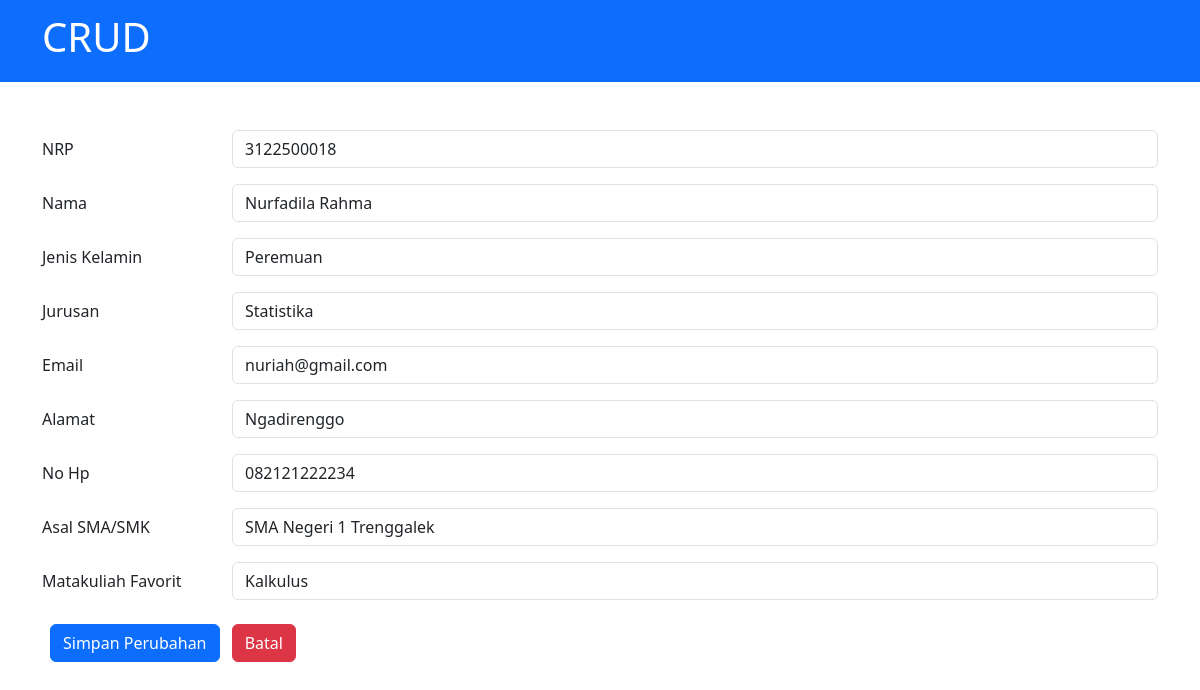
The page /formupdate.php?update=13 on the database its author committed.
### tables this page shows
CREATE TABLE `student` (
  `id` int(11) NOT NULL,
  `nrp` char(10) NOT NULL,
  `nama` varchar(50) NOT NULL,
  `jeniskelamin` varchar(20) NOT NULL,
  `jurusan` varchar(20) NOT NULL,
  `email` varchar(70) NOT NULL,
  `alamat` varchar(100) NOT NULL,
  `nohp` char(12) NOT NULL,
  `asalsma` varchar(40) NOT NULL,
  `matkulfav` varchar(40) NOT NULL
);

### formupdate.php (the view, shortened to what this page needs)
<?php
    require 'koneksi.php';
    if(isset($_GET['update'])){
        $id = $_GET['update'];
        $query = "SELECT*FROM student where id = '$id'";
        $sql = mysqli_query($conn,$query);
        $result = mysqli_fetch_assoc($sql);
    }
?>
<!doctype html>
<html lang="en">
  <head>
    <link href="https://cdn.jsdelivr.net/npm/bootstrap@5.3.0-alpha2/dist/css/bootstrap.min.css" rel="stylesheet">
  </head>
  <body>
  <nav class="navbar bg-primary navbar-dark">
        <div class="container">
            <a class="navbar-brand">
                <h1>CRUD</h1>
            </a>
        </div>
    </nav>
    <div class="container mt-5">
        <form action="prosesupdate.php" method="post">
        <div class="mb-3 row">
            <label for="nrp" class="col-sm-2 col-form-label">NRP</label>
            <div class="col-sm-10">
            <input type="text" name="nrp" value="<?php echo $result['nrp']; ?>" class="form-control" id="nrp" placeholder="Isikan NRP" />
            </div>
        </div>
        <div class="mb-3 row">
            <label for="nama" class="col-sm-2 col-form-label">Nama</label>
            <div class="col-sm-10">
            <input type="text" name="nama" value="<?php echo $result['nama'];?>" class="form-control" id="nama" placeholder="Isikan Nama" />
            </div>
        </div>
        <div class="mb-3 row">
            <label for="jeniskelamin" class="col-sm-2 col-form-label">Jenis Kelamin</label>
            <div class="col-sm-10">
            <input type="text" name="jeniskelamin" value="<?php echo $result['jeniskelamin'];?>" class="form-control" id="jeniskelamin" placeholder="Isikan jenis kelamin" />
            </div>
        </div>
        <div class="mb-3 row">
            <label for="jurusan" class="col-sm-2 col-form-label">Jurusan</label>
            <div class="col-sm-10">
            <input type="text" name="jurusan" value="<?php echo $result['jurusan'];?>" class="form-control" id="jurusan" placeholder="Isikan Jurusan" />
            </div>
        </div>
        <div class="mb-3 row">
            <label for="email" class="col-sm-2 col-form-label">Email</label>
            <div class="col-sm-10">
            <input type="text" name="email" value="<?php echo $result['email'];?>" class="form-control" id="email" placeholder="Isikan email" />
            </div>
        </div>
        <div class="mb-3 row">
            <label for="alamat" class="col-sm-2 col-form-label">Alamat</label>
            <div class="col-sm-10">
            <input type="text" name="alamat" value="<?php echo $result['alamat'];?>" class="form-control" id="alamat" placeholder="Isikan ALamat" />
            </div>
        </div>
        <div class="mb-3 row">
            <label for="nohp" class="col-sm-2 col-form-label">No Hp</label>
            <div class="col-sm-10">
            <input type="text" name="nohp" value="<?php echo $result['nohp'];?>" class="form-control" id="nohp" placeholder="Isikan No HP" />
            </div>
        </div>
        <div class="mb-3 row">
            <label for="asalsma" class="col-sm-2 col-form-label">Asal SMA/SMK</label>
            <div class="col-sm-10">
            <input type="text" name="asalsma" value="<?php echo $result['asalsma'];?>" class="form-control" id="asalsma" placeholder="Masukkan Asal SMA" />
            </div>
        </div>
        <div class="mb-3 row">
            <label for="matkulfav" class="col-sm-2 col-form-label">Matakuliah Favorit</label>
            <div class="col-sm-10">
            <input type="text" name="matkulfav" value="<?php echo $result['matkulfav'];?>" class="form-control" id="matkulfav" placeholder="Isikan Matakuliah Favorit" />
            </div>
        </div>
        <button type="submit" name="submit" class="btn btn-primary m-2">
          Simpan Perubahan
        </button>
        <a href="index.php" class="btn btn-danger">Batal</a>
        </form>
    </div>
  </body>
</html>

### rows shown on the page
student: nrp "3122500018", nama "Nurfadila Rahma", jeniskelamin "Peremuan", jurusan "Statistika", email "nuriah@gmail.com", alamat "Ngadirenggo", nohp "082121222234", asalsma "SMA Negeri 1 Trenggalek", matkulfav "Kalkulus"
